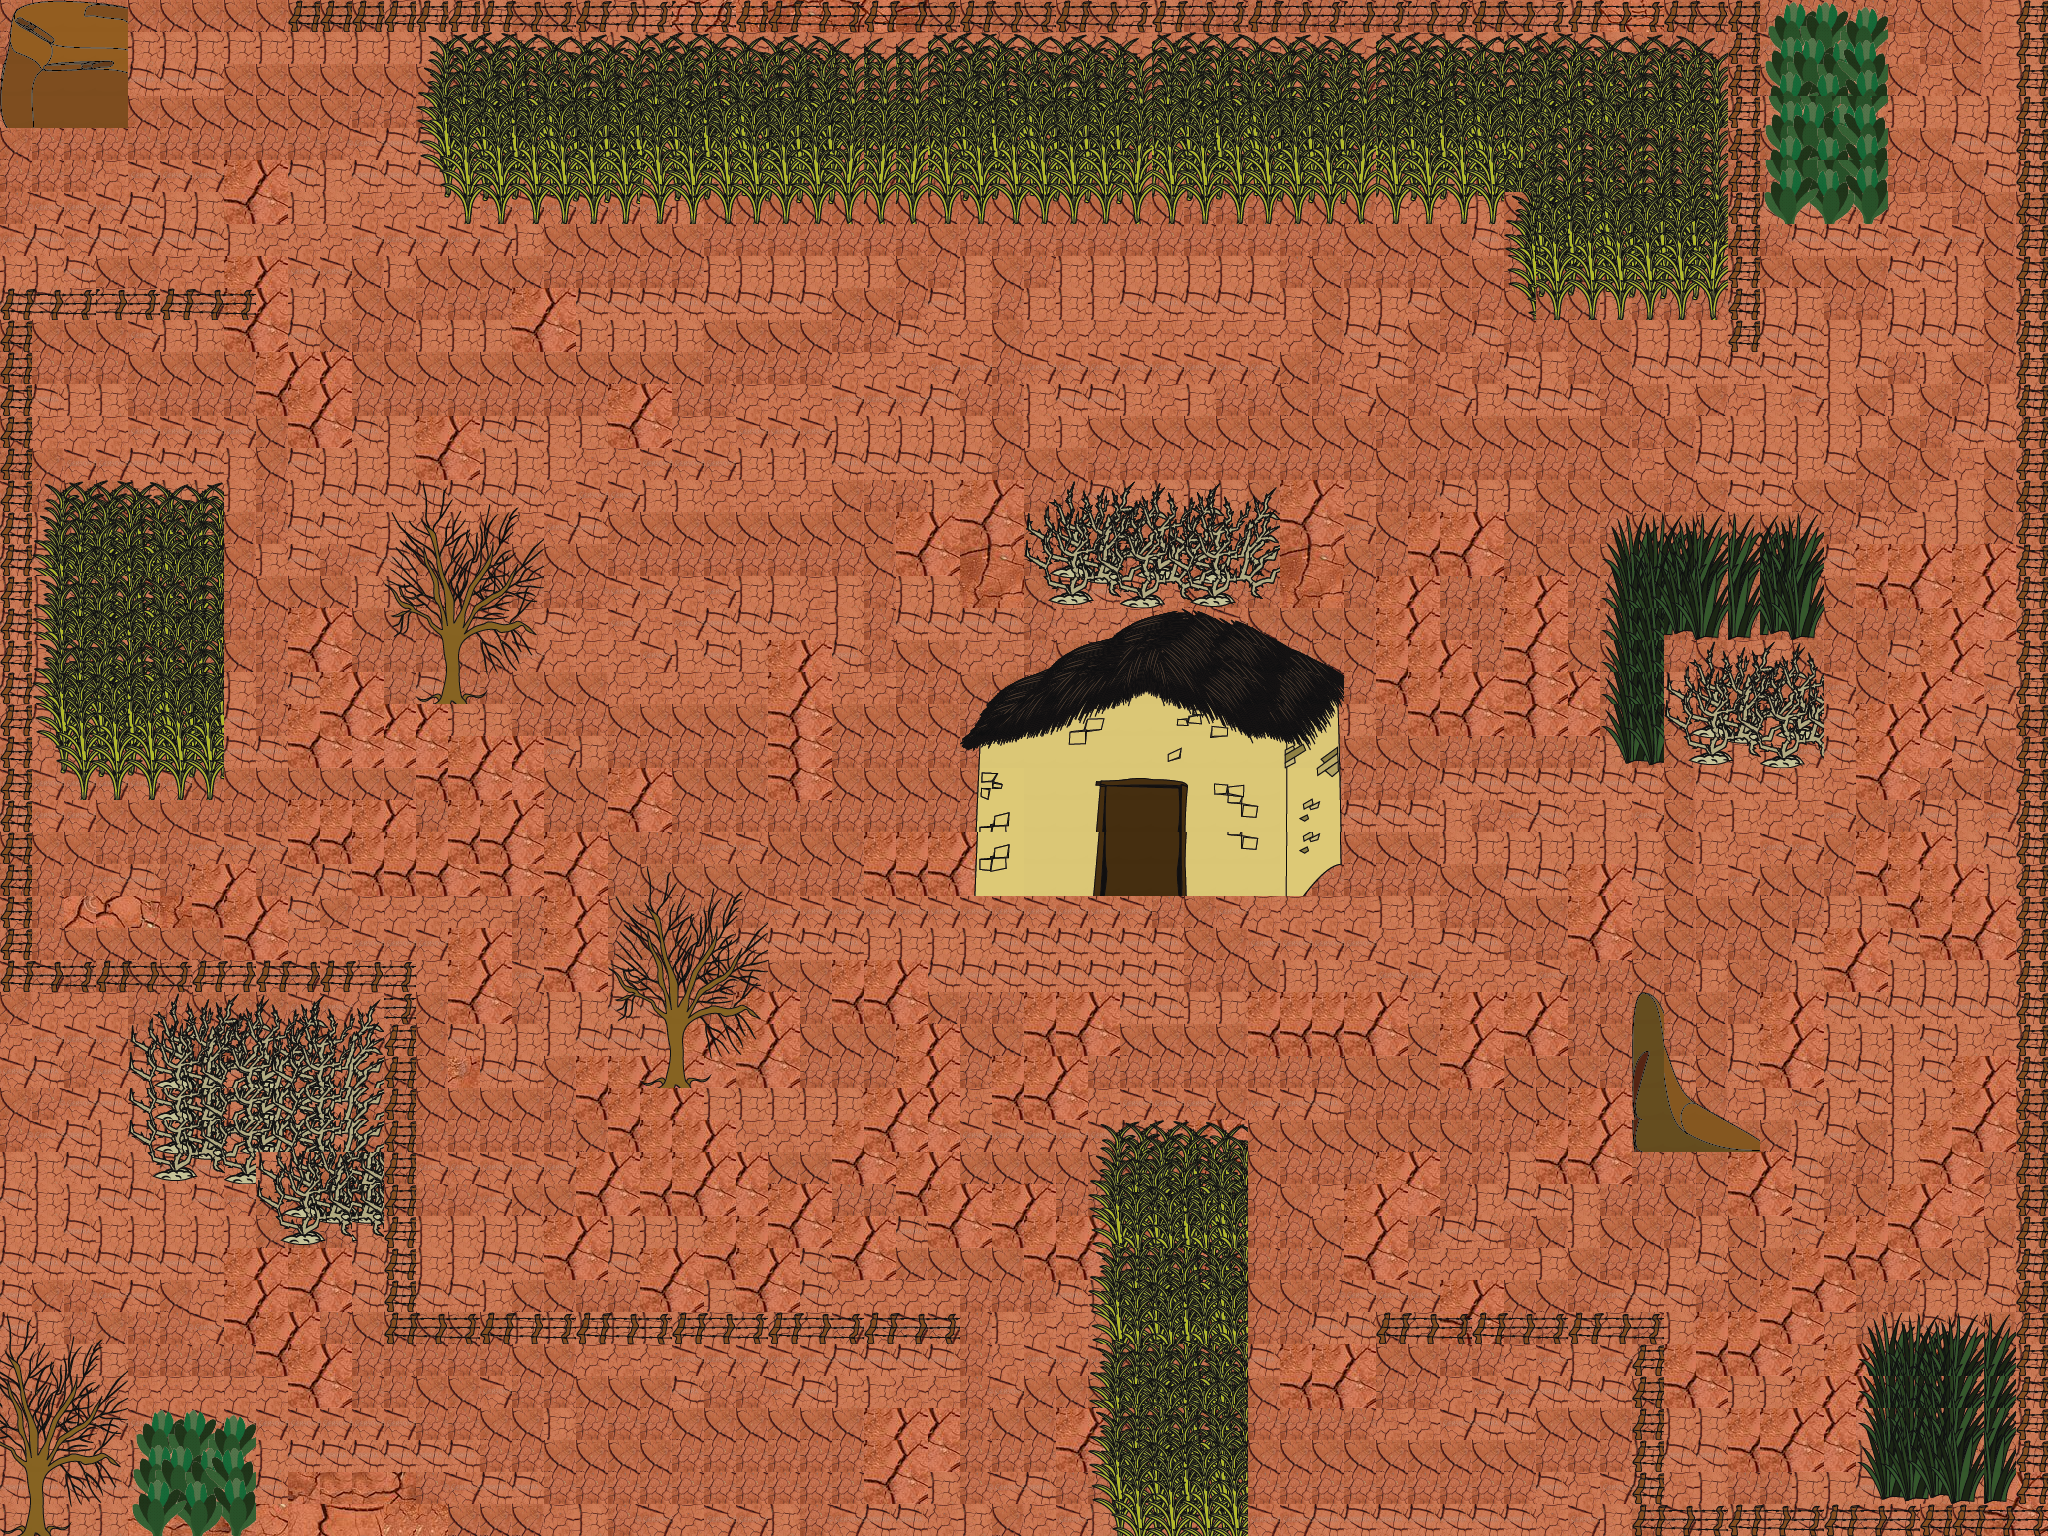

A 2D game scene composited from a Tiled map and its tileset images. What follows is a short description and the map's XML, with each tile layer's data collapsed to a summary:
An orthogonal 64x48 tile map with 32x32 px tiles, 4 tile layers (Ground, ObjetosMacios, ObjetosDuros, Collision), 14 tilesets and 41 objects.

<map version="1.0" orientation="orthogonal" renderorder="right-down" width="64" height="48" tilewidth="32" tileheight="32">
 <tileset firstgid="1" name="Chao" tilewidth="32" tileheight="32">
  <image source="B6338.JPG" trans="ffffff" width="500" height="332" />
 </tileset>
 <tileset firstgid="151" name="verde" tilewidth="32" tileheight="32">
  <image source="PalmaOk.png" width="120" height="120" />
 </tileset>
 <tileset firstgid="160" name="Hard" tilewidth="32" tileheight="32">
  <image source="tatu.png" width="152" height="337" />
 </tileset>
 <tileset firstgid="200" name="CercaLado" tilewidth="32" tileheight="32">
  <image source="CercaLado.png" width="119" height="33" />
 </tileset>
 <tileset firstgid="203" name="Tree" tilewidth="32" tileheight="32">
  <image source="Tree.png" width="134" height="199" />
 </tileset>
 <tileset firstgid="227" name="Rock" tilewidth="32" tileheight="32">
  <image source="RockP.png" width="141" height="147" />
 </tileset>
 <tileset firstgid="243" name="Rock02" tilewidth="32" tileheight="32">
  <image source="Rock.png" width="157" height="154" />
 </tileset>
 <tileset firstgid="259" name="BigTree" tilewidth="32" tileheight="32">
  <image source="BigTree.png" width="166" height="237" />
 </tileset>
 <tileset firstgid="294" name="Casa02" tilewidth="32" tileheight="32">
  <image source="Casa02.png" width="390" height="287" />
 </tileset>
 <tileset firstgid="390" name="Espinhal" tilewidth="32" tileheight="32">
  <image source="Espinhal.png" width="266" height="129" />
 </tileset>
 <tileset firstgid="422" name="Palmas" tilewidth="32" tileheight="32">
  <image source="Palmas.png" width="140" height="135" />
 </tileset>
 <tileset firstgid="438" name="Mato" tilewidth="32" tileheight="32">
  <image source="Mato01.png" width="140" height="128" />
 </tileset>
 <tileset firstgid="454" name="Milharal" tilewidth="32" tileheight="32">
  <image source="Milharal.png" width="274" height="196" />
 </tileset>
 <tileset firstgid="502" name="BKG" tilewidth="32" tileheight="32">
  <image source="BkgroundNew.png" width="119" height="95" />
 </tileset>
 <layer name="Ground" width="64" height="48">
  <data>[3072 cells, 3072 non-empty, 32 distinct tile ids]</data>
 </layer>
 <layer name="ObjetosMacios" width="64" height="48">
  <properties>
   <property name="ColisaoSoft" value="TRUE" />
   <property name="ColisionHard" value="FALSE" />
  </properties>
  <data>[3072 cells, 718 non-empty, 208 distinct tile ids]</data>
 </layer>
 <layer name="ObjetosDuros" width="64" height="48">
  <properties>
   <property name="ColisionHard" value="TRUE" />
   <property name="ColisionSoft" value="FALSE" />
  </properties>
  <data>[3072 cells, 486 non-empty, 206 distinct tile ids]</data>
 </layer>
 <layer name="Collision" width="64" height="48" opacity="0.03">
  <data>[3072 cells, 995 non-empty, 1 distinct tile ids]</data>
 </layer>
 <objectgroup color="#385aa4" name="CollisionSoft">
  <object x="33" y="480" width="193" height="322" />
  <object x="130" y="993" width="254" height="190" />
  <object x="257" y="1184" width="127" height="64" />
  <object x="128" y="1407" width="127" height="129" />
  <object x="1761" y="1" width="130" height="225" />
  <object x="1086" y="1118" width="164" height="420" />
  <object x="1856" y="1310" width="159" height="193" />
  <object x="1601" y="513" width="226" height="258" />
  <object x="1024" y="480" width="260" height="130" />
  <object x="414" y="31" width="1120" height="176.667" />
  <object x="1518" y="31" width="204" height="274.333" />
 </objectgroup>
 <objectgroup color="#a40002" name="CollisionHard">
  <object x="1" y="1313" width="124" height="226" />
  <object x="2" y="0" width="127" height="130" />
  <object x="374.909" y="488.424" width="170.091" height="203.424" />
  <object x="386" y="995" width="30" height="347" />
  <object x="959" y="609" width="388" height="289" />
  <object x="1630" y="995" width="34" height="157" />
  <object x="1663" y="1027" width="35" height="126" />
  <object x="1728" y="1126" width="34" height="27" />
  <object x="1698" y="1091" width="32" height="62" />
  <object x="1374" y="1315" width="290" height="32" />
  <object x="1632" y="1347" width="34" height="157" />
  <object x="1631" y="1505" width="417" height="34" />
  <object x="2013.89" y="4.03269" width="42" height="1500" rotation="-0.0849277" />
  <object x="1727" y="1" width="34" height="353" />
  <object x="289" y="0" width="1439" height="32" />
  <object x="0" y="290" width="34" height="670" />
  <object x="35" y="289" width="221" height="32" />
  <object x="0" y="960" width="418" height="34" />
  <object x="603" y="857" width="162" height="230" />
  <object x="416" y="1311" width="545" height="33" />
  <object x="0" y="-3.0303" width="2009.09" height="12.1212" />
  <object x="127.273" y="1525.33" width="1503.03" height="39.3939" />
  <object x="-18.0303" y="-3.0303" width="30.303" height="1530.3" />
 </objectgroup>
 <objectgroup color="#55007f" name="Spawn">
  <object x="745.455" y="475.758" width="54.5455" height="57.5758" />
  <object x="436.364" y="312.121" width="48.4848" height="51.5152" />
  <object x="930.303" y="1109.09" width="57.5758" height="54.5455" />
  <object x="633.333" y="1424.24" width="42.4242" height="36.3636" />
  <object x="1839.39" y="918.182" width="60.6061" height="54.5455" />
  <object x="1421.21" y="1057.58" width="69.697" height="63.6364" />
  <object x="1409.09" y="409.091" width="57.5758" height="57.5758" />
 </objectgroup>
</map>